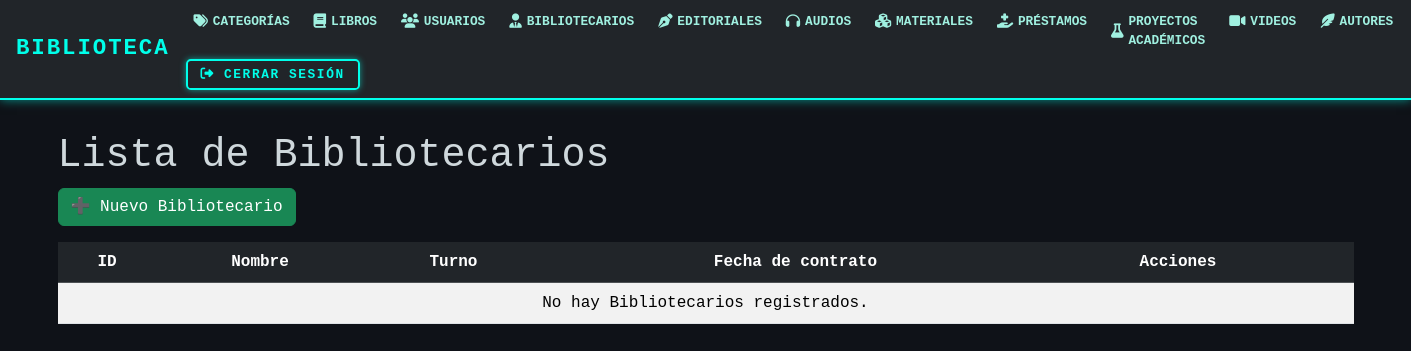
Before: /bibliotecarios/ with the older database file.
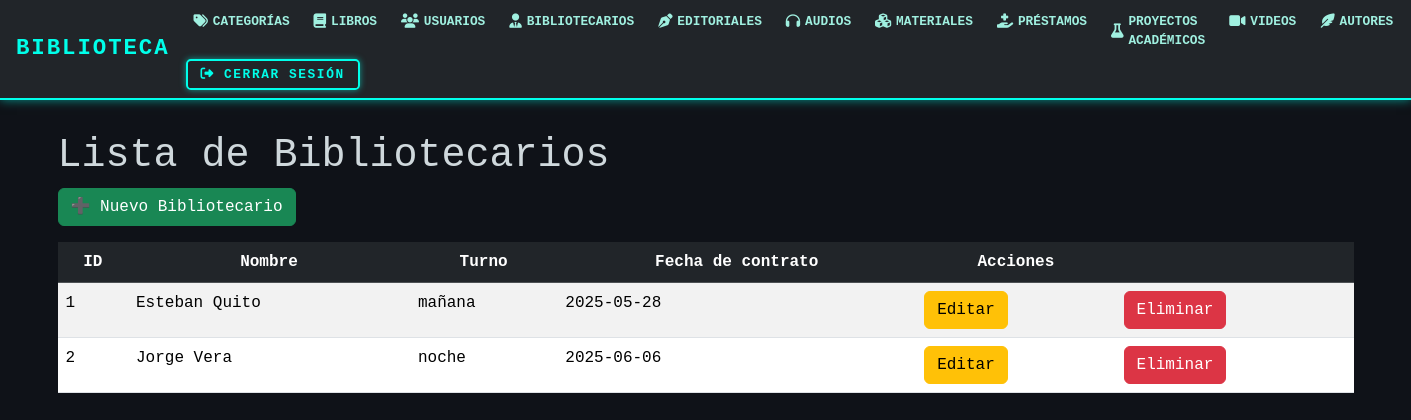
After: the same page with the newer database file.
### models/bibliotecario_model.py (models this page shows, shortened)
class Bibliotecario(db.Model):
    __tablename__ = "bibliotecario"
    id_biblio = db.Column(db.Integer, primary_key=True)
    turno = db.Column(db.String(50), nullable=False)
    fecha_contratacion = db.Column(db.String(50), nullable=False)
    id_usuario = db.Column(db.Integer, db.ForeignKey('usuarios.id'), nullable=False)
    usuario = db.relationship('Usuario', backref=db.backref('bibliotecario', uselist=False))
    @staticmethod
    def get_all():
        return Bibliotecario.query.all()

### models/usuario_model.py (models this page shows, shortened)
class Usuario(db.Model):
    __tablename__ = "usuarios"
    id = db.Column(db.Integer,primary_key=True)
    nombre = db.Column(db.String(80),nullable=False)
    apellido = db.Column(db.String(80),nullable=False)
    email = db.Column(db.String(120),nullable=False)
    telefono = db.Column(db.String(20),nullable=False)
    username = db.Column(db.String(20),nullable=False)
    password = db.Column(db.String,nullable=False)
    tipo = db.Column(db.String(20),nullable=False)

### controllers/bibliotecario_controllers.py (the view)
@bibliotecario_bp.route("/")
def index():
    bibliotecario = Bibliotecario.get_all()
    return bibliotecario_view.list(bibliotecario)

### views/bibliotecario_view.py (called while the page is built)
def list(bibliotecarios):
    return render_template('bibliotecarios/index.html', bibliotecarios=bibliotecarios)

### templates/bibliotecarios/index.html (shortened to what this page needs)
{% extends 'base.html' %}
{% block content %}
<h1>Lista de Bibliotecarios</h1>
<a href="{{ url_for('bibliotecario.create') }}" class="btn btn-success mb-3">➕ Nuevo Bibliotecario</a>
<table class="table table-striped">
    <thead class="table-dark">
        <tr class="text-center">
            <th>ID</th>
            <th>Nombre</th>
            <th>Turno</th>
            <th>Fecha de contrato</th>
            <th>Acciones</th>
            <th></th>
        </tr>
    </thead>
    {% for item in bibliotecarios %}
    <tr>
        <td>{{ item.id_biblio }}</td>
        <td>{{ item.usuario.nombre }} {{ item.usuario.apellido }}</td>
        <td>{{ item.turno }}</td>
        <td>{{ item.fecha_contratacion }}</td>
        <td>
            <a href="{{ url_for('bibliotecario.edit', id_biblio=item.id_biblio) }}" class="btn btn-warning">Editar</a>
        </td>
        <td>
            <a href="{{ url_for('bibliotecario.delete', id_biblio=item.id_biblio) }}"
               class="btn btn-danger"
               onclick="return confirm('¿Estás seguro de que deseas eliminar al bibliotecario con ID {{ item.id_biblio }}?');">
               Eliminar
            </a>
        </td>
    </tr>
    {% else %}
    <tr>
            <td colspan="6" class="text-center">No hay Bibliotecarios registrados.</td>
    </tr>
    {% endfor %}
</table>
{% endblock %}

Changed rows visible on the page:
added Bibliotecario: id_biblio "1", usuario.nombre "Esteban", usuario.apellido "Quito", turno "mañana", fecha_contratacion "2025-05-28"
added Bibliotecario: id_biblio "2", usuario.nombre "Jorge", usuario.apellido "Vera", turno "noche", fecha_contratacion "2025-06-06"
Other visible differences:
text no longer shown: "No hay Bibliotecarios registrados."
